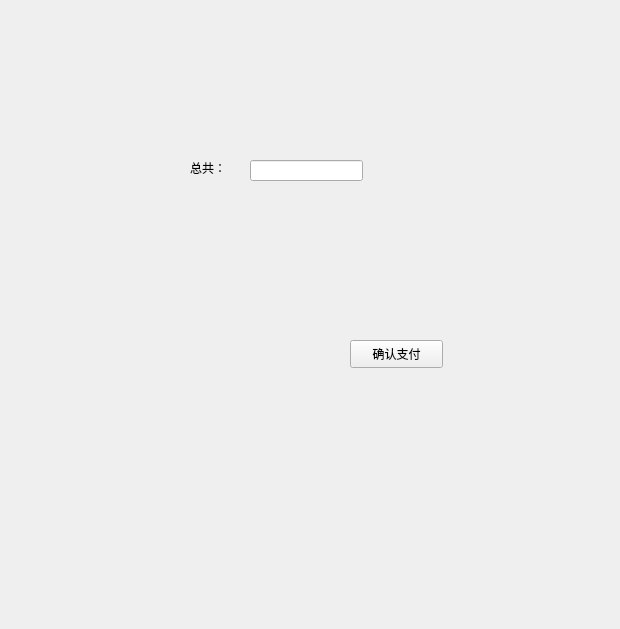
<?xml version="1.0" encoding="UTF-8"?>
<ui version="4.0">
 <class>pay</class>
 <widget class="QWidget" name="pay">
  <property name="geometry">
   <rect>
    <x>0</x>
    <y>0</y>
    <width>620</width>
    <height>629</height>
   </rect>
  </property>
  <property name="windowTitle">
   <string>Form</string>
  </property>
  <widget class="QLabel" name="label_total">
   <property name="geometry">
    <rect>
     <x>190</x>
     <y>160</y>
     <width>72</width>
     <height>15</height>
    </rect>
   </property>
   <property name="text">
    <string>总共：</string>
   </property>
  </widget>
  <widget class="QPushButton" name="pushButton_finish">
   <property name="geometry">
    <rect>
     <x>350</x>
     <y>340</y>
     <width>93</width>
     <height>28</height>
    </rect>
   </property>
   <property name="text">
    <string>确认支付</string>
   </property>
  </widget>
  <widget class="QLineEdit" name="lineEdit_money">
   <property name="geometry">
    <rect>
     <x>250</x>
     <y>160</y>
     <width>113</width>
     <height>21</height>
    </rect>
   </property>
  </widget>
 </widget>
 <resources/>
 <connections/>
</ui>
